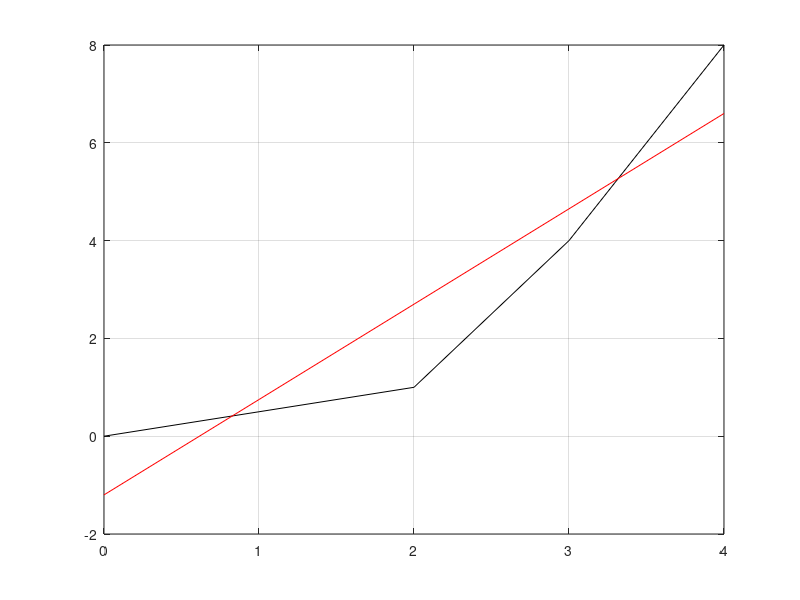

Source code (MATLAB):
clear
format short

% y(t) = a + bt

t = linspace(0, 4, 5);
f = [0, 0.5, 1, 4, 8];

b0 = t.^0;
b1 = t.^1;

% c0*(b0 * b0) + c1*(b1*b0) = (f*b0)
% c0*(b0 * b1) + c1*(b1*b1) = (f*b1)
A = [b0*b0' b1*b0'
     b0*b1' b1*b1'];
a = [f*b0'
     f*b1'];

c = A\a;
c0 = c(1);
c1 = c(2);

fp = c0*b0 + c1*b1;
rozdiel = f - fp;
nadruhu = rozdiel.^2;
suma = sum(nadruhu);
e = sqrt(suma);
chyba = e / 5;

plot(t, f, "-k", t, fp, "-r")
grid on
